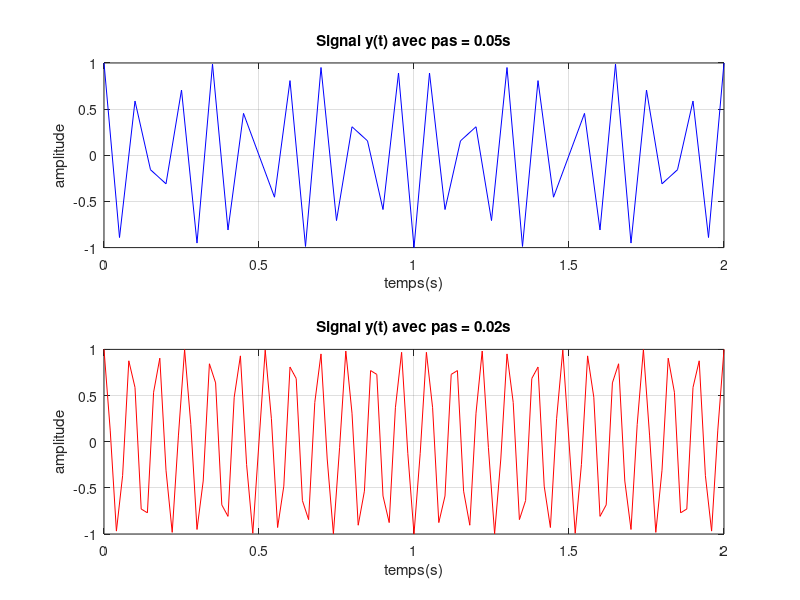

The MATLAB source for this figure:
% Le signal y(t) avec différents pas  
clc 
clear all

f0 = 11.5;
% Signal y(t) avec pas = 0.05s

t =  0:0.05:2;

y0 = cos(2*pi*f0*t);
subplot(2,1,1)
plot(t,y0,'b')
title('Signal y(t) avec pas = 0.05s')
grid on
xlabel('temps(s)')
ylabel('amplitude')

%signal y(t) avec pas = 0.02s

t =  0:0.02:2;


y = cos(2*pi*f0*t);
subplot(2,1,2);
plot(t,y,'r')
title('Signal y(t) avec pas = 0.02s')
grid on
xlabel('temps(s)')
ylabel('amplitude')



